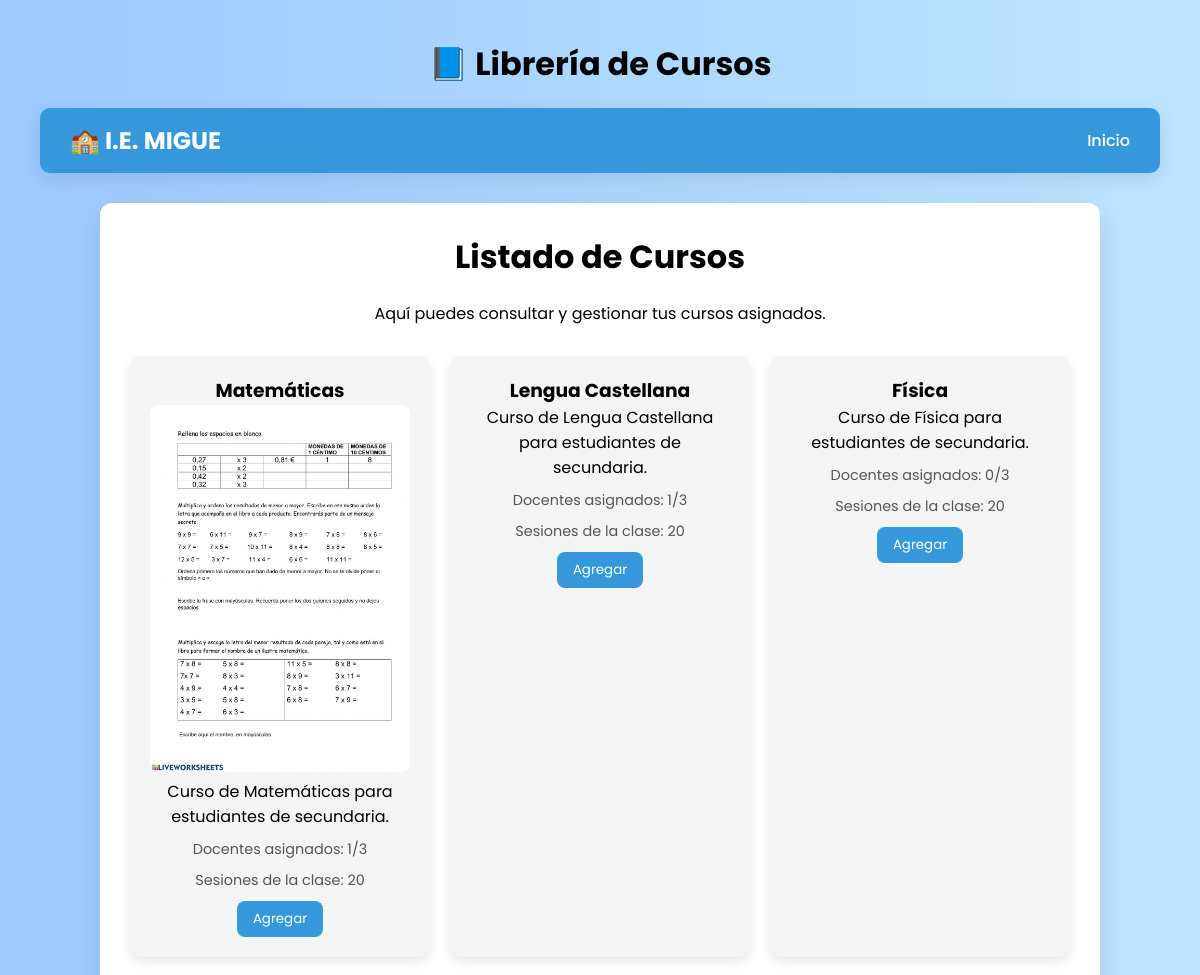
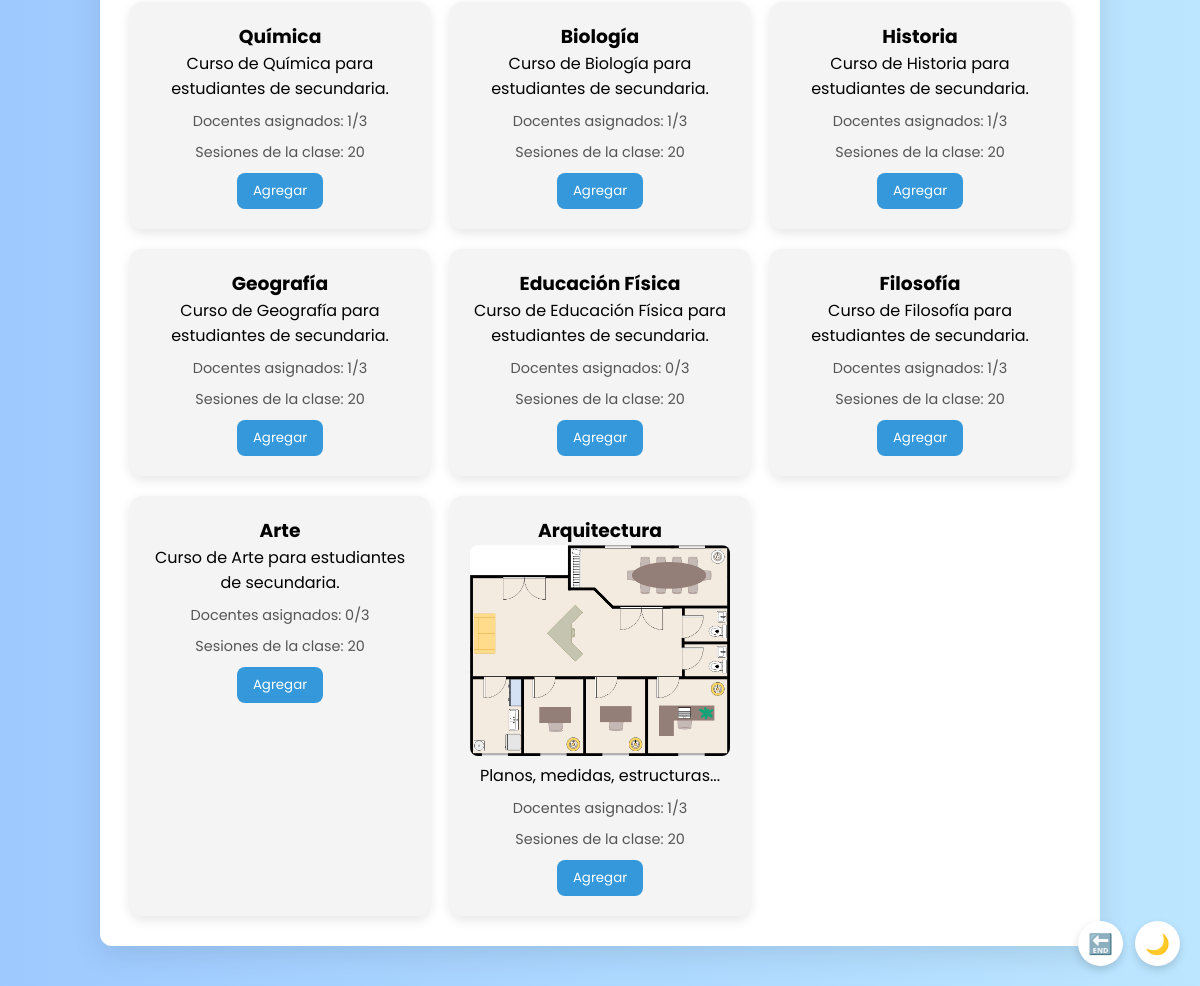
The app's page /gestionar_cursos/ (signed in) with its own data (2 pictures, top to bottom).
### usuarios/models.py (models this page shows, shortened)
class Curso(models.Model):
    nombre = models.CharField(max_length=100)
    descripcion = models.TextField()
    activo = models.BooleanField(default=True)
    total_unidades = models.PositiveIntegerField(default=3)  # Número de unidades de curso
    unidades_completadas = models.PositiveIntegerField(default=0)  # Unidades completadas por docentes
    imagen = models.ImageField(upload_to='cursos/', null=True, blank=True)  # Campo de imagen
    total_sesiones = models.PositiveIntegerField(default=20)  # Sesiones de clase, por defecto 20

### usuarios/views.py (the view)
# urls.py: path('gestionar_cursos/', views.libreria_cursos, name='libreria_cursos'),
@login_required
def libreria_cursos(request):
    cursos = Curso.objects.all()
    usuario = request.user
    cursos_asignados = CursoDocente.objects.filter(docente=usuario)
    for curso in cursos:
        curso.agregado = CursoDocente.objects.filter(curso=curso, docente=usuario).exists()
        curso.cursos_asignados = CursoDocente.objects.filter(curso=curso).count()
        curso.completado = curso.unidades_completadas >= curso.total_unidades
    return render(request, 'usuarios/libreria_cursos.html', {
        'cursos': cursos,
    })

### usuarios/templates/usuarios/libreria_cursos.html (shortened to what this page needs)
{% load static %}
{% block content %}
<!DOCTYPE html>
<html lang="es">
<head>
</head>
<body>
  <div class="floating-buttons">
    <form method="POST" action="{% url 'logout' %}">
      <button class="icon-button" title="Cerrar sesión">🔚</button>
    </form>
    <button class="icon-button" onclick="toggleDarkMode()" id="darkToggle" title="Modo oscuro/claro">🌙</button>
  </div>
  <h2>📘 Librería de Cursos</h2>
  <nav class="navbar">
    <div class="logo">🏫 I.E. MIGUE</div>
    <ul class="nav-links">
      <li><a href="{% url 'panel_docentes' %}">Inicio</a></li>
    </ul>
  </nav>
  <div class="container">
    <h1>Listado de Cursos</h1>
    <p style="text-align:center;">Aquí puedes consultar y gestionar tus cursos asignados.</p>
    <div class="curso-grid">
      {% for curso in cursos %}
        <div class="curso-card {% if curso.cursos_asignados >= 3 %}completo{% endif %}">
          <h3>{{ curso.nombre }}</h3>
          {% if curso.imagen %}
            <img src="{{ curso.imagen.url }}" alt="{{ curso.nombre }}" style="width: 100%; height: auto; border-radius: 8px;">
          {% endif %}
          {% if curso.cursos_asignados >= 3 %}
            <p style="margin-top: 10px; color: #e74c3c; font-weight: 600;">
              Curso completo (3/3 docentes)
            </p>
          {% else %}
            <p>{{ curso.descripcion }}</p>
            <div class="curso-info">
              Docentes asignados: {{ curso.cursos_asignados }}/3
            </div>
            <div class="curso-info">
              Sesiones de la clase: {{ curso.total_sesiones }}
            </div>
          {% endif %}
          <form class="agregar-curso-form" data-id="{{ curso.id }}">
            <button type="submit" class="agregar-btn"
              {% if curso.agregado or curso.cursos_asignados >= 3 %}disabled{% endif %}>
              {% if curso.agregado %}
                Agregado
              {% elif curso.cursos_asignados >= 3 %}
                No disponible
              {% else %}
                Agregar
              {% endif %}
            </button>
          </form>
        </div>
      {% empty %}
        <p>No hay cursos disponibles.</p>
      {% endfor %}
    </div>
  </div>
</body>
</html>
{% endblock %}

### usuarios/templates/usuarios/libreria_cursos.html (style rules this page uses)
* { margin: 0; padding: 0; box-sizing: border-box; font-family: 'Poppins', sans-serif; }
body { background: linear-gradient(to right, #9dc9ff, #bce6ff); min-height: 100vh; padding: 40px; transition: background 0.4s; }
h1, h2 { text-align: center; margin-bottom: 20px; font-size: 2rem; }
.navbar { display: flex; justify-content: space-between; align-items: center; background-color: #3498db; padding: 15px 30px; border-radius: 10px; margin-bottom: 30px; box-shadow: 0 6px 20px rgba(0,0,0,0.1); }
.navbar .logo { color: white; font-size: 1.5rem; font-weight: bold; }
.navbar .nav-links { list-style: none; display: flex; gap: 20px; }
.navbar .nav-links li a { color: white; text-decoration: none; font-weight: 500; transition: color 0.3s ease; }
.container { max-width: 1000px; margin: 0 auto; background-color: white; padding: 30px; border-radius: 12px; box-shadow: 0 8px 30px rgba(0,0,0,0.1); animation: fadeIn 0.6s ease; }
.floating-buttons { position: fixed; bottom: 20px; right: 20px; display: flex; gap: 12px; z-index: 999; }
.icon-button { background: white; border: none; border-radius: 50%; width: 45px; height: 45px; box-shadow: 0 4px 8px rgba(0,0,0,0.15); font-size: 20px; display: flex; align-items: center; justify-content: center; cursor: pointer; text-decoration: none; color: black; transition: all 0.3s ease; }
.curso-grid { display: grid; grid-template-columns: repeat(auto-fill, minmax(250px, 1fr)); gap: 20px; margin-top: 30px; }
.curso-card { background-color: #f4f4f4; padding: 20px; border-radius: 12px; box-shadow: 0 4px 12px rgba(0, 0, 0, 0.1); text-align: center; }
.agregar-btn { margin-top: 10px; padding: 8px 16px; background-color: #3498db; color: white; border: none; border-radius: 8px; cursor: pointer; transition: background 0.3s ease; }
.curso-info { margin-top: 10px; font-size: 0.9rem; color: #555; }

### records on screen
Curso: nombre "Matemáticas", imagen (picture), descripcion "Curso de Matemáticas para estudiantes de secundaria.", cursos_asignados "1", total_sesiones "20", shows "Agregar"
Curso: nombre "Lengua Castellana", descripcion "Curso de Lengua Castellana para estudiantes de secundaria.", cursos_asignados "1", total_sesiones "20", shows "Agregar"
Curso: nombre "Física", descripcion "Curso de Física para estudiantes de secundaria.", cursos_asignados "0", total_sesiones "20", shows "Agregar"
Curso: nombre "Química", descripcion "Curso de Química para estudiantes de secundaria.", cursos_asignados "1", total_sesiones "20", shows "Agregar"
Curso: nombre "Biología", descripcion "Curso de Biología para estudiantes de secundaria.", cursos_asignados "1", total_sesiones "20", shows "Agregar"
Curso: nombre "Historia", descripcion "Curso de Historia para estudiantes de secundaria.", cursos_asignados "1", total_sesiones "20", shows "Agregar"
Curso: nombre "Geografía", descripcion "Curso de Geografía para estudiantes de secundaria.", cursos_asignados "1", total_sesiones "20", shows "Agregar"
Curso: nombre "Educación Física", descripcion "Curso de Educación Física para estudiantes de secundaria.", cursos_asignados "0", total_sesiones "20", shows "Agregar"
Curso: nombre "Filosofía", descripcion "Curso de Filosofía para estudiantes de secundaria.", cursos_asignados "1", total_sesiones "20", shows "Agregar"
Curso: nombre "Arte", descripcion "Curso de Arte para estudiantes de secundaria.", cursos_asignados "0", total_sesiones "20", shows "Agregar"
Curso: nombre "Arquitectura", imagen (picture), descripcion "Planos, medidas, estructuras...", cursos_asignados "1", total_sesiones "20", shows "Agregar"
